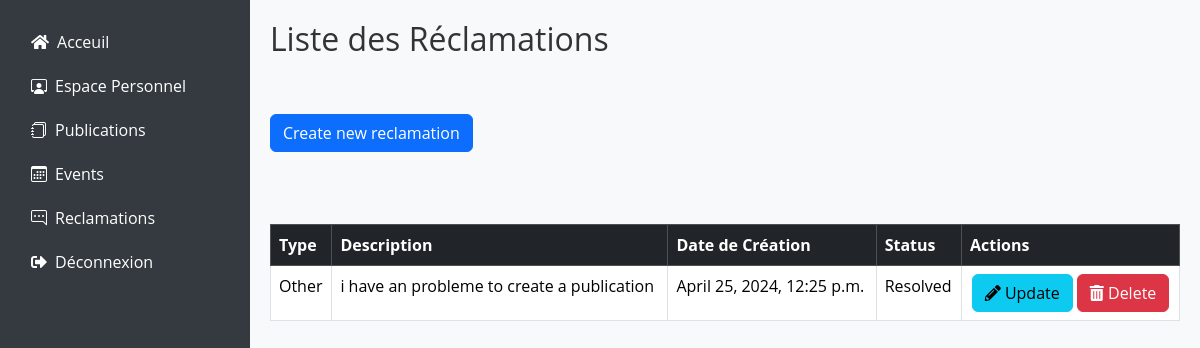
/reclamations/view_reclamations/ (signed in), run on the app's committed database.
### reclamations/models.py (models this page shows)
class Reclamation(models.Model):
    RECLAMATION_TYPES = [
        ('Payment', 'Payment Issue'),
        ('Posts', 'Posts Issue'),
        ('Other', 'Other Issue')
    ]
    STATUS_CHOICES = [
        ('Pending', 'Pending'),
        ('Resolved', 'Resolved'),
        ('Refused', 'Refused'),
    ]
    user = models.ForeignKey(User, on_delete=models.CASCADE)
    recl_type = models.CharField(max_length=100, choices=RECLAMATION_TYPES,default="Other")
    description = models.TextField(max_length=100, default="Your default description here")
    status = models.CharField(max_length=100, default='Pending')  # Status as a regular field
    created_at = models.DateTimeField(default=timezone.now)
    objects = models.Manager()

### reclamations/views.py (the view)
# urls.py: path('view_reclamations/', views.view_reclamations, name='view_reclamations'),
@login_required
def view_reclamations(request):
    reclamations = Reclamation.objects.filter(user=request.user)
    return render(request, 'reclamations/view_reclamations.html', {'reclamations': reclamations})

### templates/reclamations/view_reclamations.html (shortened to what this page needs)
{% load static %}
<!DOCTYPE html>
<html lang="en">
<head>
    <link href="https://cdn.jsdelivr.net/npm/bootstrap@5.3.2/dist/css/bootstrap.min.css" rel="stylesheet">
    <link href="https://cdnjs.cloudflare.com/ajax/libs/font-awesome/5.15.4/css/all.min.css" rel="stylesheet">
    <link href="https://cdn.jsdelivr.net/npm/bootstrap-icons/font/bootstrap-icons.css" rel="stylesheet">
</head>
<body>
<div class="sidebar">
    <ul class="nav flex-column">
        <li class="nav-item">
            <a class="nav-link" href="/"><i class="fas fa-home"></i>Acceuil</a>
        </li>
        <li>
            {% if user.is_authenticated %}
            {%if user.is_donor%}
                <li class="nav-item"><a class="nav-link" href="{% url 'dashboard_donor'%}">
                    <i class="bi bi-person-workspace"></i></i>Espace Personnel</a></li>
              {%elif user.is_association%}
                <li class="nav-item"><a class="nav-link" href="{% url 'dashboard_association'%}">
                    <i class="bi bi-person-workspace"></i></i>Espace Personnel
                </a></li>
              {%else%}
                <li class="nav-item"><a class="nav-link" href="{% url 'dashboardAdmin'%}">
                    <i class="bi bi-person-workspace"></i></i>Espace Personnel
                </a></li>
            {% endif %}
            {% endif %}
        </li>
        <li>
            {% if user.is_authenticated %}
            {%if user.is_admin%}
              <li class="nav-item"><a class="nav-link" href="{% url 'publications'%}">
                <i class="bi bi-journals me-2"></i>Publications
            </a></li>
            {%elif user.is_association%}
                <li class="nav-item"><a class="nav-link" href="{% url 'PubList'%}">
                    <i class="bi bi-journals me-2"></i>Mes Publications
                </a></li>
            {% endif %}
            {% endif %}
        </li>
        <li>
            {% if user.is_authenticated %}
            {%if user.is_admin%}
              <li class="nav-item"><a class="nav-link" href="{% url 'events'%}">
                <i class="bi bi-calendar3 me-2"></i>Events
            </a></li>
            {% endif %}
            {% endif %}
        </li>
        <li class="nav-item dropdown">
            <a class="nav-link " href="{% url 'view_reclamations' %}" role="button"  ><i class="bi bi-chat-right-dots"></i>Reclamations</a>
        </li>
        <li class="nav-item">
            <a class="nav-link" href="{% url 'logout' %}"><i class="fas fa-sign-out-alt"></i>Déconnexion</a>
        </li>
    </ul>
</div>
<div class="main-content">
    <div class="table-container">
        <h2>Liste des Réclamations</h2>
        <br><br>
        <a href="{% url 'create_reclamation' %}" class="btn btn-primary">Create new reclamation</a>
        <br>
        <br><br><br>
        <table class="table table-bordered table-hover">
            <thead class="table-dark">
                <tr>
                    <th scope="col">Type</th>
                    <th scope="col">Description</th>
                    <th scope="col">Date de Création</th>
                    <th scope="col">Status</th>
                    <th scope="col">Actions</th>
                </tr>
            </thead>
            <tbody>
                {% for reclamation in reclamations %}
                <tr>
                    <td>{{ reclamation.recl_type }}</td>
                    <td>{{ reclamation.description }}</td>
                    <td>{{ reclamation.created_at }}</td>
                    <td>{{ reclamation.status }}</td>
                    <td style="text-align: center">
                        <a href="{% url 'update_reclamation' reclamation.id %}" class="btn btn-info"><i class="fas fa-pencil-alt"></i> Update</a>
                        <button class="btn btn-danger" onclick="confirmDelete('{{ reclamation.id }}')"><i class="fas fa-trash-alt"></i> Delete</button>
                    </td>
                </tr>
                {% endfor %}
            </tbody>
        </table>
    </div>
</div>
</body>
</html>

### templates/reclamations/view_reclamations.html (style rules this page uses)
body { font-family: 'Open Sans', sans-serif; background-color: #f8f9fa; color: #333; margin: 0; padding: 0; }
.sidebar { position: fixed; top: 0; left: 0; height: 100%; width: 250px; padding-top: 20px; background-color: #343a40; color: #fff; }
.sidebar a { padding: 10px 15px; text-decoration: none; font-size: 16px; color: #fff; display: block; }
.main-content { margin-left: 250px; padding: 20px; }
.nav { list-style: none; display: flex; justify-content: space-between; }
.nav-item { margin-left: 1rem; margin-right: 1rem; }
.nav-link { color: #fff; font-size: 1rem; }
.nav-link i { margin-right: 0.5rem; }

### data on the page
Reclamation: recl_type "Other", description "i have an probleme to create a publication", created_at "April 25, 2024, 12:25 p.m.", status "Resolved"
